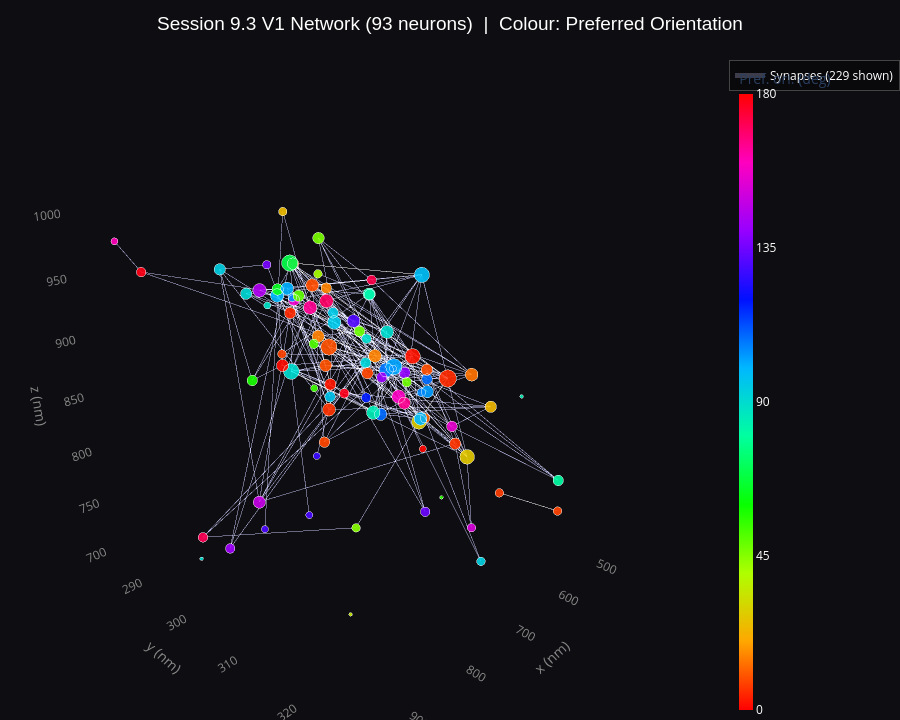

This figure's notebook cell:
### Markdown cell above
---
## Session 9.3 V1 Subnetwork (93 Neurons)

All neurons are L4 in V1, so area/layer give no contrast.  
Colour = **preferred orientation** (cyclic HSV, 0°–180°).  
All 229 synapses shown; edge brightness ∝ synapse size.

### Code cell
fig_93 = plot_3d(
    G_93,
    title='Session 9.3 V1 Network (93 neurons)  |  Colour: Preferred Orientation',
    color_attr='pref_ori',
    size_by='degree',
    edge_pct_keep=100,
)
fig_93.show()

### Figure 1 — Plotly figure (JSON) as saved in the notebook; plotly's stock layout.template omitted (floating-point values rounded to 4 significant figures; data arrays with more than 128 entries replaced by an {"elided": "..."} marker saying what was removed)
{"data": [{"hoverinfo": "none", "line": {"color": "rgba(180,180,220,0.05)", "width": 1}, "mode": "lines", "name": "Synapses (229 shown)", "showlegend": false, "type": "scatter3d", "x": {"elided": "519 float values"}, "y": {"elided": "519 float values"}, "z": {"elided": "519 float values"}}, {"hoverinfo": "none", "line": {"color": "rgba(180,180,220,0.11)", "width": 1}, "mode": "lines", "name": "Synapses (229 shown)", "showlegend": false, "type": "scatter3d", "x": {"elided": "129 float values"}, "y": {"elided": "129 float values"}, "z": {"elided": "129 float values"}}, {"hoverinfo": "none", "line": {"color": "rgba(180,180,220,0.17)", "width": 1}, "mode": "lines", "name": "Synapses (229 shown)", "showlegend": false, "type": "scatter3d", "x": [654.3, 585.3, null, 628.8, 685.9, null, 679.2, 682.1, null, 658.8, 679.6, null, 617.6, 646.2, null, 646.2, 685.9, null, 647.0, 498.3, null, 790.5, 689.6, null, 677.2, 790.5, null, 804.5, 630.1, null], "y": [298.8, 305.7, null, 299.1, 307.6, null, 312.5, 300.3, null, 300.3, 287.4, null, 288.8, 316.7, null, 316.7, 307.6, null, 305.3, 298.1, null, 303.9, 316.3, null, 294.8, 303.9, null, 301.1, 307.3, null], "z": [887.9, 707.0, null, 805.8, 875.4, null, 872.2, 903.3, null, 861.8, 834.2, null, 897.6, 805.8, null, 805.8, 875.4, null, 837.2, 737.4, null, 951.3, 881.7, null, 924.4, 951.3, null, 946.8, 945.6, null]}, {"hoverinfo": "none", "line": {"color": "rgba(180,180,220,0.24)", "width": 1}, "mode": "lines", "name": "Synapses (229 shown)", "showlegend": false, "type": "scatter3d", "x": [642.8, 585.3, null, 628.8, 628.5, null], "y": [302.7, 305.7, null, 299.1, 300.6, null], "z": [856.6, 707.0, null, 805.8, 843.5, null]}, {"hoverinfo": "none", "line": {"color": "rgba(180,180,220,0.30)", "width": 1}, "mode": "lines", "name": "Synapses (229 shown)", "showlegend": true, "type": "scatter3d", "x": [679.6, 646.2, null], "y": [287.4, 316.7, null], "z": [834.2, 805.8, null]}, {"hoverinfo": "text", "marker": {"cmax": 180, "cmin": 0, "color": [177.1, 48.32, 109.3, 95.17, 89.96, 156.8, 177.7, 8.617, 107.9, 84.95, 130.6, 23.82, 9.927, 90.61, 15.48, 140.5, 99.65, 172.2, 8.269, 109.0, 15.51, 91.73, 44.82, 169.4, 27.23, 6.145, 40.9, 81.92, 118.5, 2.261, 159.5, 89.71, 9.178, 28.43, 135.6, 34.73, 57.96, 13.93, 104.8, 93.37, 129.7, 80.82, 94.68, 152.0, 0.6066, 15.72, 56.06, 7.982, 9.464, 64.03, 53.6, 127.5, 7.298, 12.32, 89.8, 46.58, 51.62, 170.8, 3.897, 160.8, 130.2, 4.79, 141.3, 148.4, 49.8, 5.204, 139.0, 155.5, 90.74, 134.3, 7.796, 98.07, 88.34, 47.95, 9.73, 93.8, 135.7, 2.74, 6.235, 165.1, 103.3, 105.6, 89.66, 102.4, 99.98, 101.0, 144.8, 1.341, 69.38, 84.42, 96.33, 165.0, 24.56], "colorbar": {"thickness": 14, "tickfont": {"color": "white"}, "tickvals": [0, 45, 90, 135, 180], "title": {"text": "Pref. ori. (deg)"}}, "colorscale": [[0, "#ff0000"], [0.1111, "#ffa700"], [0.2222, "#afff00"], [0.3333, "#08ff00"], [0.4444, "#00ff9f"], [0.5556, "#00b7ff"], [0.6667, "#0010ff"], [0.7778, "#9700ff"], [0.8889, "#ff00bf"], [1, "#ff0000"]], "line": {"color": "rgba(255,255,255,0.5)", "width": 0.8}, "opacity": 0.92, "size": [11.16, 12.26, 14.12, 15.68, 18.31, 13.24, 11.16, 12.26, 16.39, 15.68, 14.93, 13.24, 14.12, 12.26, 14.93, 12.26, 15.68, 11.16, 13.24, 12.26, 14.12, 12.26, 9.842, 15.68, 17.06, 14.93, 9.842, 14.12, 11.16, 17.7, 15.68, 11.16, 14.93, 17.06, 8.131, 4.0, 12.26, 14.93, 9.842, 9.842, 8.131, 12.26, 12.26, 9.842, 8.131, 12.26, 4.0, 9.842, 13.24, 13.24, 8.131, 8.131, 9.842, 11.16, 4.0, 13.24, 11.16, 11.16, 13.24, 8.131, 8.131, 13.24, 11.16, 14.12, 13.24, 20.0, 13.24, 12.26, 13.24, 11.16, 9.842, 17.7, 8.131, 11.16, 18.9, 13.24, 9.842, 13.24, 13.24, 14.12, 14.12, 9.842, 14.93, 18.9, 14.93, 14.93, 15.68, 14.12, 18.9, 4.0, 12.26, 15.68, 9.842]}, "mode": "markers", "name": "Neurons", "showlegend": false, "text": ["<b>Neuron 864691135694415551</b><br>Area: V1  Layer: L4  Type: 4P<br>Pref ori: 177.1 deg  gOSI: 0.450<br><b>Degree: 3   Strength: 21,340.0</b>", "<b>Neuron 864691136006519498</b><br>Area: V1  Layer: L4  Type: 4P<br>Pref ori: 48.3 deg  gOSI: 0.195<br><b>Degree: 4   Strength: 38,852.0</b>", "<b>Neuron 864691135294520844</b><br>Area: V1  Layer: L4  Type: 4P<br>Pref ori: 109.3 deg  gOSI: 0.177<br><b>Degree: 6   Strength: 35,364.0</b>", "<b>Neuron 864691136905758130</b><br>Area: V1  Layer: L4  Type: 4P<br>Pref ori: 95.2 deg  gOSI: 0.464<br><b>Degree: 8   Strength: 62,244.0</b>", "<b>Neuron 864691135725842603</b><br>Area: V1  Layer: L4  Type: 4P<br>Pref ori: 90.0 deg  gOSI: 0.109<br><b>Degree: 12   Strength: 150,480.0</b>", "<b>Neuron 864691134949081852</b><br>Area: V1  Layer: L4  Type: 4P<br>Pref ori: 156.8 deg  gOSI: 0.155<br><b>Degree: 5   Strength: 18,508.0</b>", "<b>Neuron 864691135569902316</b><br>Area: V1  Layer: L4  Type: 4P<br>Pref ori: 177.7 deg  gOSI: 0.226<br><b>Degree: 3   Strength: 14,496.0</b>", "<b>Neuron 864691135988742147</b><br>Area: V1  Layer: L4  Type: 4P<br>Pref ori: 8.6 deg  gOSI: 0.301<br><b>Degree: 4   Strength: 25,804.0</b>", "<b>Neuron 864691135375888840</b><br>Area: V1  Layer: L4  Type: 4P<br>Pref ori: 107.9 deg  gOSI: 0.066<br><b>Degree: 9   Strength: 70,944.0</b>", "<b>Neuron 864691134966714655</b><br>Area: V1  Layer: L4  Type: 4P<br>Pref ori: 84.9 deg  gOSI: 0.197<br><b>Degree: 8   Strength: 103,024.0</b>", "<b>Neuron 864691135480916422</b><br>Area: V1  Layer: L4  Type: 4P<br>Pref ori: 130.6 deg  gOSI: 0.379<br><b>Degree: 7   Strength: 75,352.0</b>", "<b>Neuron 864691135927381774</b><br>Area: V1  Layer: L4  Type: 4P<br>Pref ori: 23.8 deg  gOSI: 0.297<br><b>Degree: 5   Strength: 33,032.0</b>", "<b>Neuron 864691135751110185</b><br>Area: V1  Layer: L4  Type: 4P<br>Pref ori: 9.9 deg  gOSI: 0.201<br><b>Degree: 6   Strength: 17,952.0</b>", "<b>Neuron 864691136484732972</b><br>Area: V1  Layer: L4  Type: 4P<br>Pref ori: 90.6 deg  gOSI: 0.316<br><b>Degree: 4   Strength: 20,528.0</b>", "<b>Neuron 864691136043283030</b><br>Area: V1  Layer: L4  Type: 4P<br>Pref ori: 15.5 deg  gOSI: 0.399<br><b>Degree: 7   Strength: 49,592.0</b>", "<b>Neuron 864691136275894285</b><br>Area: V1  Layer: L4  Type: 4P<br>Pref ori: 140.5 deg  gOSI: 0.403<br><b>Degree: 4   Strength: 67,808.0</b>", "<b>Neuron 864691135760106830</b><br>Area: V1  Layer: L4  Type: 4P<br>Pref ori: 99.7 deg  gOSI: 0.275<br><b>Degree: 8   Strength: 22,420.0</b>", "<b>Neuron 864691136664127454</b><br>Area: V1  Layer: L4  Type: 4P<br>Pref ori: 172.2 deg  gOSI: 0.296<br><b>Degree: 3   Strength: 21,420.0</b>", "<b>Neuron 864691135465343045</b><br>Area: V1  Layer: L4  Type: 4P<br>Pref ori: 8.3 deg  gOSI: 0.456<br><b>Degree: 5   Strength: 34,416.0</b>", "<b>Neuron 864691135577816862</b><br>Area: V1  Layer: L4  Type: 4P<br>Pref ori: 109.0 deg  gOSI: 0.600<br><b>Degree: 4   Strength: 49,020.0</b>", "<b>Neuron 864691135782506832</b><br>Area: V1  Layer: L4  Type: 4P<br>Pref ori: 15.5 deg  gOSI: 0.326<br><b>Degree: 6   Strength: 38,048.0</b>", "<b>Neuron 864691135765013302</b><br>Area: V1  Layer: L4  Type: 4P<br>Pref ori: 91.7 deg  gOSI: 0.370<br><b>Degree: 4   Strength: 64,140.0</b>", "<b>Neuron 864691135779020221</b><br>Area: V1  Layer: L4  Type: 4P<br>Pref ori: 44.8 deg  gOSI: 0.149<br><b>Degree: 2   Strength: 14,200.0</b>", "<b>Neuron 864691136975624220</b><br>Area: V1  Layer: L4  Type: 4P<br>Pref ori: 169.4 deg  gOSI: 0.064<br><b>Degree: 8   Strength: 114,264.0</b>", "<b>Neuron 864691135102433056</b><br>Area: V1  Layer: L4  Type: 4P<br>Pref ori: 27.2 deg  gOSI: 0.356<br><b>Degree: 10   Strength: 148,148.0</b>", "<b>Neuron 864691135258563503</b><br>Area: V1  Layer: L4  Type: 4P<br>Pref ori: 6.1 deg  gOSI: 0.377<br><b>Degree: 7   Strength: 39,456.0</b>", "<b>Neuron 864691136052738803</b><br>Area: V1  Layer: L4  Type: 4P<br>Pref ori: 40.9 deg  gOSI: 0.025<br><b>Degree: 2   Strength: 15,896.0</b>", "<b>Neuron 864691136913993713</b><br>Area: V1  Layer: L4  Type: 4P<br>Pref ori: 81.9 deg  gOSI: 0.160<br><b>Degree: 6   Strength: 41,748.0</b>", "<b>Neuron 864691136177799686</b><br>Area: V1  Layer: L4  Type: 4P<br>Pref ori: 118.5 deg  gOSI: 0.108<br><b>Degree: 3   Strength: 10,708.0</b>", "<b>Neuron 864691136033332155</b><br>Area: V1  Layer: L4  Type: 4P<br>Pref ori: 2.3 deg  gOSI: 0.188<br><b>Degree: 11   Strength: 49,708.0</b>", "<b>Neuron 864691135294441654</b><br>Area: V1  Layer: L4  Type: 4P<br>Pref ori: 159.5 deg  gOSI: 0.128<br><b>Degree: 8   Strength: 62,248.0</b>", "<b>Neuron 864691135466236229</b><br>Area: V1  Layer: L4  Type: 4P<br>Pref ori: 89.7 deg  gOSI: 0.152<br><b>Degree: 3   Strength: 36,396.0</b>", "<b>Neuron 864691136091074615</b><br>Area: V1  Layer: L4  Type: 4P<br>Pref ori: 9.2 deg  gOSI: 0.222<br><b>Degree: 7   Strength: 81,852.0</b>", "<b>Neuron 864691135504168285</b><br>Area: V1  Layer: L4  Type: 4P<br>Pref ori: 28.4 deg  gOSI: 0.149<br><b>Degree: 10   Strength: 60,244.0</b>", "<b>Neuron 864691135276505573</b><br>Area: V1  Layer: L4  Type: 4P<br>Pref ori: 135.6 deg  gOSI: 0.291<br><b>Degree: 1   Strength: 3,560.0</b>", "<b>Neuron 864691135503443549</b><br>Area: V1  Layer: L4  Type: 4P<br>Pref ori: 34.7 deg  gOSI: 0.049<br><b>Degree: 0   Strength: 0</b>", "<b>Neuron 864691136107283417</b><br>Area: V1  Layer: L4  Type: 4P<br>Pref ori: 58.0 deg  gOSI: 0.080<br><b>Degree: 4   Strength: 8,760.0</b>", "<b>Neuron 864691136085781356</b><br>Area: V1  Layer: L4  Type: 4P<br>Pref ori: 13.9 deg  gOSI: 0.425<br><b>Degree: 7   Strength: 45,888.0</b>", "<b>Neuron 864691135611019015</b><br>Area: V1  Layer: L4  Type: 4P<br>Pref ori: 104.8 deg  gOSI: 0.479<br><b>Degree: 2   Strength: 21,048.0</b>", "<b>Neuron 864691135808925981</b><br>Area: V1  Layer: L4  Type: 4P<br>Pref ori: 93.4 deg  gOSI: 0.085<br><b>Degree: 2   Strength: 5,000.0</b>", "<b>Neuron 864691136954028511</b><br>Area: V1  Layer: L4  Type: 4P<br>Pref ori: 129.7 deg  gOSI: 0.063<br><b>Degree: 1   Strength: 968.0</b>", "<b>Neuron 864691137199050049</b><br>Area: V1  Layer: L4  Type: 4P<br>Pref ori: 80.8 deg  gOSI: 0.260<br><b>Degree: 4   Strength: 53,688.0</b>", "<b>Neuron 864691136313406781</b><br>Area: V1  Layer: L4  Type: 4P<br>Pref ori: 94.7 deg  gOSI: 0.305<br><b>Degree: 4   Strength: 16,992.0</b>", "<b>Neuron 864691135499231763</b><br>Area: V1  Layer: L4  Type: 4P<br>Pref ori: 152.0 deg  gOSI: 0.240<br><b>Degree: 2   Strength: 4,980.0</b>", "<b>Neuron 864691136725093373</b><br>Area: V1  Layer: L4  Type: 4P<br>Pref ori: 0.6 deg  gOSI: 0.480<br><b>Degree: 1   Strength: 33,944.0</b>", "<b>Neuron 864691135455819114</b><br>Area: V1  Layer: L4  Type: 4P<br>Pref ori: 15.7 deg  gOSI: 0.199<br><b>Degree: 4   Strength: 55,888.0</b>", "<b>Neuron 864691136975300636</b><br>Area: V1  Layer: L4  Type: 4P<br>Pref ori: 56.1 deg  gOSI: 0.078<br><b>Degree: 0   Strength: 0</b>", "<b>Neuron 864691136025504569</b><br>Area: V1  Layer: L4  Type: 4P<br>Pref ori: 8.0 deg  gOSI: 0.198<br><b>Degree: 2   Strength: 21,076.0</b>", "<b>Neuron 864691136023889209</b><br>Area: V1  Layer: L4  Type: 4P<br>Pref ori: 9.5 deg  gOSI: 0.347<br><b>Degree: 5   Strength: 36,204.0</b>", "<b>Neuron 864691135465113157</b><br>Area: V1  Layer: L4  Type: 4P<br>Pref ori: 64.0 deg  gOSI: 0.121<br><b>Degree: 5   Strength: 16,116.0</b>", "<b>Neuron 864691135339729894</b><br>Area: V1  Layer: L4  Type: 4P<br>Pref ori: 53.6 deg  gOSI: 0.101<br><b>Degree: 1   Strength: 3,716.0</b>", "<b>Neuron 864691135868060950</b><br>Area: V1  Layer: L4  Type: 4P<br>Pref ori: 127.5 deg  gOSI: 0.178<br><b>Degree: 1   Strength: 1,732.0</b>", "<b>Neuron 864691136210847932</b><br>Area: V1  Layer: L4  Type: 4P<br>Pref ori: 7.3 deg  gOSI: 0.366<br><b>Degree: 2   Strength: 21,076.0</b>", "<b>Neuron 864691135474504498</b><br>Area: V1  Layer: L4  Type: 4P<br>Pref ori: 12.3 deg  gOSI: 0.284<br><b>Degree: 3   Strength: 8,528.0</b>", "<b>Neuron 864691136311529306</b><br>Area: V1  Layer: L4  Type: 4P<br>Pref ori: 89.8 deg  gOSI: 0.111<br><b>Degree: 0   Strength: 0</b>", "<b>Neuron 864691135810982860</b><br>Area: V1  Layer: L4  Type: 4P<br>Pref ori: 46.6 deg  gOSI: 0.128<br><b>Degree: 5   Strength: 44,880.0</b>", "<b>Neuron 864691136012739747</b><br>Area: V1  Layer: L4  Type: 4P<br>Pref ori: 51.6 deg  gOSI: 0.108<br><b>Degree: 3   Strength: 25,096.0</b>", "<b>Neuron 864691135742189163</b><br>Area: V1  Layer: L4  Type: 4P<br>Pref ori: 170.8 deg  gOSI: 0.224<br><b>Degree: 3   Strength: 13,596.0</b>", "<b>Neuron 864691135374981320</b><br>Area: V1  Layer: L4  Type: 4P<br>Pref ori: 3.9 deg  gOSI: 0.131<br><b>Degree: 5   Strength: 40,484.0</b>", "<b>Neuron 864691136380266965</b><br>Area: V1  Layer: L4  Type: 4P<br>Pref ori: 160.8 deg  gOSI: 0.160<br><b>Degree: 1   Strength: 1,224.0</b>", "<b>Neuron 864691135271463077</b><br>Area: V1  Layer: L4  Type: 4P<br>Pref ori: 130.2 deg  gOSI: 0.324<br><b>Degree: 1   Strength: 2,908.0</b>", "<b>Neuron 864691135430486576</b><br>Area: V1  Layer: L4  Type: 4P<br>Pref ori: 4.8 deg  gOSI: 0.400<br><b>Degree: 5   Strength: 35,464.0</b>", "<b>Neuron 864691134886499066</b><br>Area: V1  Layer: L4  Type: 4P<br>Pref ori: 141.3 deg  gOSI: 0.209<br><b>Degree: 3   Strength: 17,984.0</b>", "<b>Neuron 864691134966069023</b><br>Area: V1  Layer: L4  Type: 4P<br>Pref ori: 148.4 deg  gOSI: 0.161<br><b>Degree: 6   Strength: 27,844.0</b>", "<b>Neuron 864691136953677535</b><br>Area: V1  Layer: L4  Type: 4P<br>Pref ori: 49.8 deg  gOSI: 0.143<br><b>Degree: 5   Strength: 34,048.0</b>", "<b>Neuron 864691136058745048</b><br>Area: V1  Layer: L4  Type: 4P<br>Pref ori: 5.2 deg  gOSI: 0.251<br><b>Degree: 15   Strength: 94,760.0</b>", "<b>Neuron 864691135592830731</b><br>Area: V1  Layer: L4  Type: 4P<br>Pref ori: 139.0 deg  gOSI: 0.286<br><b>Degree: 5   Strength: 40,340.0</b>", "<b>Neuron 864691136211371452</b><br>Area: V1  Layer: L4  Type: 4P<br>Pref ori: 155.5 deg  gOSI: 0.166<br><b>Degree: 4   Strength: 22,652.0</b>", "<b>Neuron 864691135375590217</b><br>Area: V1  Layer: L4  Type: 4P<br>Pref ori: 90.7 deg  gOSI: 0.043<br><b>Degree: 5   Strength: 12,300.0</b>", "<b>Neuron 864691136125440038</b><br>Area: V1  Layer: L4  Type: 4P<br>Pref ori: 134.3 deg  gOSI: 0.251<br><b>Degree: 3   Strength: 66,832.0</b>", "<b>Neuron 864691135583172717</b><br>Area: V1  Layer: L4  Type: 4P<br>Pref ori: 7.8 deg  gOSI: 0.444<br><b>Degree: 2   Strength: 17,616.0</b>", "<b>Neuron 864691135360809560</b><br>Area: V1  Layer: L4  Type: 4P<br>Pref ori: 98.1 deg  gOSI: 0.336<br><b>Degree: 11   Strength: 83,072.0</b>", "<b>Neuron 864691136101516661</b><br>Area: V1  Layer: L4  Type: 4P<br>Pref ori: 88.3 deg  gOSI: 0.249<br><b>Degree: 1   Strength: 17,900.0</b>", "<b>Neuron 864691135725748139</b><br>Area: V1  Layer: L4  Type: 4P<br>Pref ori: 48.0 deg  gOSI: 0.492<br><b>Degree: 3   Strength: 22,884.0</b>", "<b>Neuron 864691135280682401</b><br>Area: V1  Layer: L4  Type: 4P<br>Pref ori: 9.7 deg  gOSI: 0.394<br><b>Degree: 13   Strength: 98,660.0</b>", "<b>Neuron 864691135763795510</b><br>Area: V1  Layer: L4  Type: 4P<br>Pref ori: 93.8 deg  gOSI: 0.134<br><b>Degree: 5   Strength: 24,836.0</b>", "<b>Neuron 864691135646481135</b><br>Area: V1  Layer: L4  Type: 4P<br>Pref ori: 135.7 deg  gOSI: 0.060<br><b>Degree: 2   Strength: 8,680.0</b>", "<b>Neuron 864691136239902780</b><br>Area: V1  Layer: L4  Type: 4P<br>Pref ori: 2.7 deg  gOSI: 0.229<br><b>Degree: 5   Strength: 25,704.0</b>", "<b>Neuron 864691135990004992</b><br>Area: V1  Layer: L4  Type: 4P<br>Pref ori: 6.2 deg  gOSI: 0.225<br><b>Degree: 5   Strength: 27,764.0</b>", "<b>Neuron 864691136120159768</b><br>Area: V1  Layer: L4  Type: 4P<br>Pref ori: 165.1 deg  gOSI: 0.229<br><b>Degree: 6   Strength: 34,724.0</b>", "<b>Neuron 864691136239980604</b><br>Area: V1  Layer: L4  Type: 4P<br>Pref ori: 103.3 deg  gOSI: 0.333<br><b>Degree: 6   Strength: 49,620.0</b>", "<b>Neuron 864691135430275120</b><br>Area: V1  Layer: L4  Type: 4P<br>Pref ori: 105.6 deg  gOSI: 0.619<br><b>Degree: 2   Strength: 14,912.0</b>", "<b>Neuron 864691135124603687</b><br>Area: V1  Layer: L4  Type: 4P<br>Pref ori: 89.7 deg  gOSI: 0.334<br><b>Degree: 7   Strength: 27,096.0</b>", "<b>Neuron 864691135357351375</b><br>Area: V1  Layer: L4  Type: 4P<br>Pref ori: 102.4 deg  gOSI: 0.354<br><b>Degree: 13   Strength: 129,476.0</b>", "<b>Neuron 864691135562004193</b><br>Area: V1  Layer: L4  Type: 4P<br>Pref ori: 100.0 deg  gOSI: 0.200<br><b>Degree: 7   Strength: 51,516.0</b>", "<b>Neuron 864691135942924148</b><br>Area: V1  Layer: L4  Type: 4P<br>Pref ori: 101.0 deg  gOSI: 0.410<br><b>Degree: 7   Strength: 53,492.0</b>", "<b>Neuron 864691135499707667</b><br>Area: V1  Layer: L4  Type: 4P<br>Pref ori: 144.8 deg  gOSI: 0.533<br><b>Degree: 8   Strength: 31,024.0</b>", "<b>Neuron 864691136523335057</b><br>Area: V1  Layer: L4  Type: 4P<br>Pref ori: 1.3 deg  gOSI: 0.397<br><b>Degree: 6   Strength: 32,776.0</b>", "<b>Neuron 864691136010639022</b><br>Area: V1  Layer: L4  Type: 4P<br>Pref ori: 69.4 deg  gOSI: 0.289<br><b>Degree: 13   Strength: 67,964.0</b>", "<b>Neuron 864691135477469352</b><br>Area: V1  Layer: L4  Type: 4P<br>Pref ori: 84.4 deg  gOSI: 0.516<br><b>Degree: 0   Strength: 0</b>", "<b>Neuron 864691136524297617</b><br>Area: V1  Layer: L4  Type: 4P<br>Pref ori: 96.3 deg  gOSI: 0.409<br><b>Degree: 4   Strength: 30,596.0</b>", "<b>Neuron 864691135386963541</b><br>Area: V1  Layer: L4  Type: 4P<br>Pref ori: 165.0 deg  gOSI: 0.172<br><b>Degree: 8   Strength: 48,872.0</b>", "<b>Neuron 864691135764015926</b><br>Area: V1  Layer: L4  Type: 4P<br>Pref ori: 24.6 deg  gOSI: 0.163<br><b>Degree: 2   Strength: 5,996.0</b>"], "type": "scatter3d", "x": [620.1, 654.3, 670.1, 708.9, 679.6, 663.2, 949.8, 895.8, 642.8, 628.8, 682.1, 481.4, 662.5, 680.1, 643.0, 628.5, 670.9, 591.7, 705.9, 679.2, 642.5, 658.8, 790.5, 617.6, 646.2, 725.6, 651.1, 611.7, 638.9, 726.9, 647.0, 669.1, 790.5, 691.7, 482.1, 866.7, 835.6, 614.5, 649.2, 710.8, 753.2, 498.0, 612.5, 697.3, 498.3, 677.2, 586.0, 575.0, 613.4, 655.4, 865.8, 738.9, 512.6, 623.2, 933.0, 622.8, 650.1, 871.5, 759.0, 945.7, 819.8, 847.7, 906.0, 782.8, 842.1, 689.6, 744.5, 704.3, 846.8, 585.3, 811.9, 630.1, 867.7, 683.1, 696.6, 823.6, 781.9, 711.3, 645.8, 536.8, 640.1, 580.1, 629.7, 685.9, 638.6, 804.5, 701.5, 782.6, 683.8, 485.8, 702.3, 800.7, 775.2], "y": [292.5, 298.8, 304.1, 299.4, 287.4, 286.7, 293.0, 316.3, 302.7, 299.1, 300.3, 309.0, 292.9, 302.9, 300.6, 300.6, 283.9, 295.3, 305.0, 312.5, 289.5, 300.3, 310.9, 288.8, 316.7, 299.9, 290.5, 296.7, 298.7, 313.9, 305.3, 301.4, 303.9, 312.4, 290.2, 317.2, 297.6, 314.5, 284.8, 324.0, 298.4, 321.7, 289.6, 321.4, 298.1, 294.8, 308.6, 326.0, 307.3, 282.3, 311.8, 298.7, 313.5, 308.0, 297.6, 287.9, 289.3, 289.2, 297.3, 287.2, 296.6, 306.3, 300.1, 291.1, 307.2, 316.3, 314.3, 318.3, 298.7, 305.7, 300.6, 307.3, 304.9, 309.6, 297.1, 290.8, 295.0, 298.8, 314.7, 297.2, 309.6, 303.9, 301.6, 307.6, 308.5, 301.1, 283.6, 297.3, 288.3, 314.2, 297.8, 304.6, 297.5], "z": [810.6, 887.9, 822.5, 904.3, 834.2, 901.5, 965.8, 871.4, 856.6, 805.8, 903.3, 803.8, 847.1, 929.4, 866.3, 843.5, 903.2, 922.8, 868.4, 872.2, 867.1, 861.8, 760.5, 897.6, 805.8, 828.8, 929.4, 913.7, 821.6, 901.6, 837.2, 887.3, 951.3, 837.4, 809.4, 725.1, 870.5, 868.8, 899.8, 746.8, 727.0, 761.0, 886.5, 766.0, 737.4, 924.4, 730.6, 762.0, 860.1, 905.2, 896.2, 784.3, 730.2, 817.7, 731.2, 956.9, 860.4, 709.0, 957.2, 982.0, 725.2, 940.4, 741.2, 728.1, 953.4, 881.7, 891.8, 848.5, 944.7, 707.0, 894.3, 945.6, 946.4, 865.0, 877.0, 952.0, 956.0, 847.6, 813.2, 794.3, 848.8, 826.2, 888.0, 875.4, 821.2, 946.8, 911.4, 874.2, 940.3, 825.3, 832.4, 936.1, 999.7]}], "layout": {"height": 720, "legend": {"bgcolor": "rgba(0,0,0,0.35)", "bordercolor": "#444", "borderwidth": 1, "font": {"color": "white", "size": 12}, "itemsizing": "constant"}, "margin": {"b": 0, "l": 0, "r": 0, "t": 60}, "paper_bgcolor": "#0e0e12", "scene": {"bgcolor": "#0e0e12", "camera": {"eye": {"x": 1.4, "y": 1.4, "z": 0.8}}, "xaxis": {"color": "#888888", "showbackground": false, "showgrid": false, "title": {"text": "x (nm)"}, "zeroline": false}, "yaxis": {"color": "#888888", "showbackground": false, "showgrid": false, "title": {"text": "y (nm)"}, "zeroline": false}, "zaxis": {"color": "#888888", "showbackground": false, "showgrid": false, "title": {"text": "z (nm)"}, "zeroline": false}}, "title": {"font": {"color": "white", "family": "Arial", "size": 19}, "text": "Session 9.3 V1 Network (93 neurons)  |  Colour: Preferred Orientation", "x": 0.5}}}
